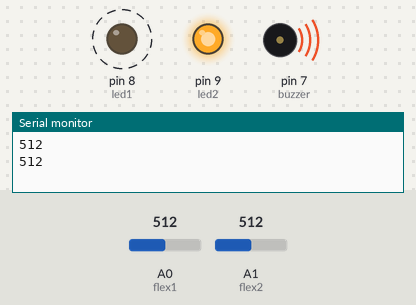
Bench run of a sketch on a simulated Arduino Uno, built with avr-gcc and run on an emulated ATmega328P. On the bench: output pins drawn as LEDs (lit = HIGH), buzzer (waves = sounding, pin HIGH), the last lines printed to the serial monitor. Dashed ring = blinking. Inputs (shaded band) come from the test bench; at power-on: A0 (flex1) = 512, A1 (flex2) = 512.

Above: at 1.0 s.
2.5 s: A0 (flex1) set to 792
At 3.0 s:
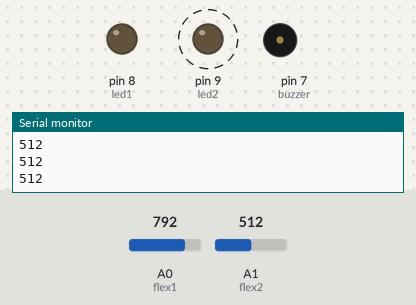
6.0 s: A0 (flex1) set to 813
At 6.7 s:
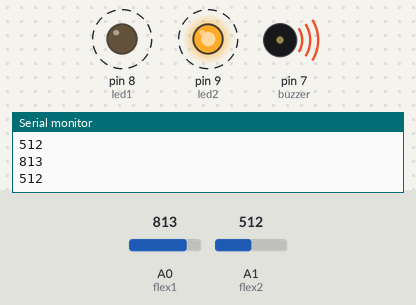
9.5 s: A1 (flex2) set to 701
13.0 s: A1 (flex2) set to 731
At 13.4 s:
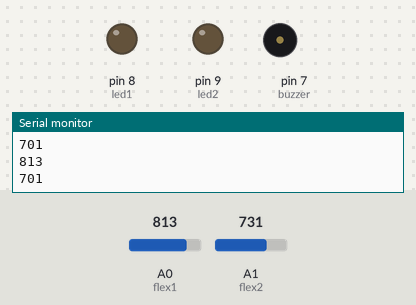
16.5 s: A1 (flex2) set to 705
At 17.22 s:
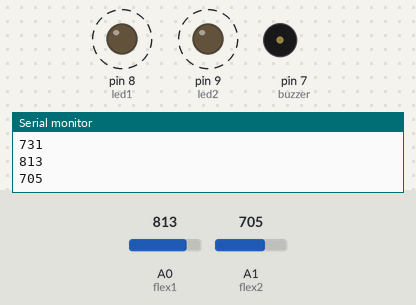
20.0 s: A1 (flex2) set to 716
At 20.5 s:
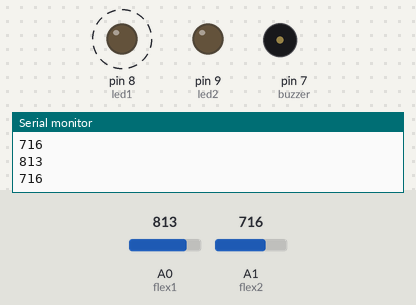
Timing chart, 0 to 24.5 s (numbered marks = the images above; inputs shaded):
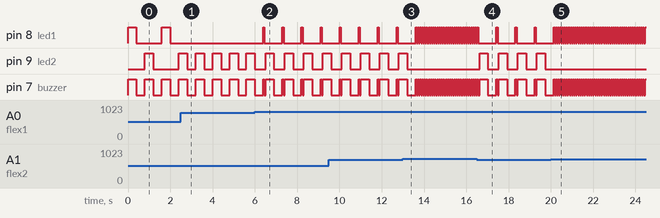

Measured:
- the behaviour switches between 799 and 800 on A0 (flex1) (found by bisection; images 1 and 2)
- the behaviour switches between 715 and 716 on A1 (flex2) (found by bisection; images 2 and 3)
- after the input at 2.5 s, pin 8 (led1): stops changing and stays LOW; pin 9 (led2): alternates HIGH for 0.40 s and LOW for 0.40 s, starting after 0.70 s
- after the input at 6.0 s, pin 8 (led1): alternates HIGH for 0.05 s and LOW for 0.85 s, starting after 0.40 s
- after the input at 13.0 s, pin 8 (led1): alternates HIGH for 0.05 s and LOW for 0.05 s, starting after 0.71 s; pin 9 (led2): goes on until 13.2 s, then stays LOW
- after the input at 16.5 s, pin 8 (led1): alternates HIGH for 0.05 s and LOW for 0.85 s, starting after 0.93 s; pin 9 (led2): alternates HIGH for 0.40 s and LOW for 0.50 s, starting after 0.13 s
- after the input at 20.0 s, pin 8 (led1): alternates HIGH for 0.05 s and LOW for 0.05 s, starting after 0.23 s; pin 9 (led2): stops changing and stays LOW
- by itself, pin 8 (led1): alternates HIGH for 0.40 s and LOW for 1.2 s

The sketch:

flex_with_sensor.ino
```cpp
int flex1=A0;
int flexv1;
int flex2=A1;
int flexv2;
int buzzer=7;
int led1=8;
int led2=9;


void setup() {
  // put your setup code here, to run once:
  Serial.begin(9600);
  pinMode(flex1,INPUT);
  pinMode(flex2,INPUT);
  pinMode(buzzer,OUTPUT);
  pinMode(led1,OUTPUT);
  pinMode(led2,OUTPUT);

}

void loop() {
  // put your main code here, to run repeatedly:
  flexv1=analogRead(flex1);
  Serial.println(flexv1);
  flexv2=analogRead(flex2);
  Serial.println(flexv2);

  if(flexv1>=800){
    digitalWrite(buzzer,HIGH);
    digitalWrite(led1,HIGH);
    delay(50);
    digitalWrite(buzzer,LOW);
    digitalWrite(led1,LOW);
    delay(50);
  }

  else if(flexv1<=715){
    digitalWrite(buzzer,HIGH);
    digitalWrite(led1,HIGH);
    delay(400);
    digitalWrite(buzzer,LOW);
    digitalWrite(led1,LOW);
    delay(400);
  }

  else{
    digitalWrite(led1,LOW);
  }

  if(flexv2>=800){
    digitalWrite(buzzer,HIGH);
    digitalWrite(led2,HIGH);
    delay(50);
    digitalWrite(buzzer,LOW);
    digitalWrite(led2,LOW);
    delay(50);
  }

  else if(flexv2<=715){
    digitalWrite(buzzer,HIGH);
    digitalWrite(led2,HIGH);
    delay(400);
    digitalWrite(buzzer,LOW);
    digitalWrite(led2,LOW);
    delay(400);
  }

  else{
    digitalWrite(led2,LOW);
  }
}
```
